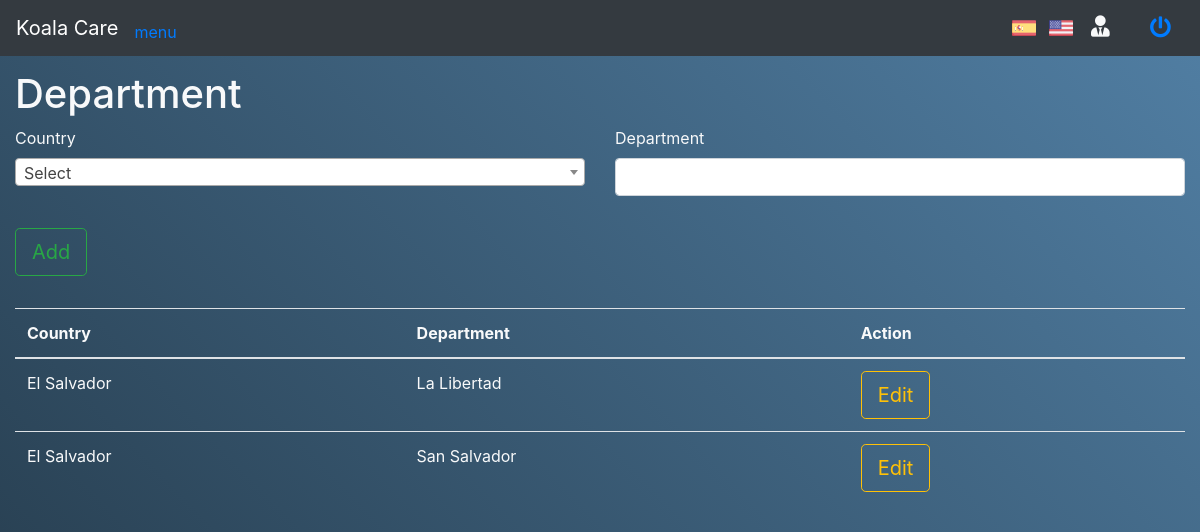
Screenshot of /Koalas_S/index.php/departamento with the database file from the repository.
### tables this page shows
CREATE TABLE `tbdepartamentos` (
  `ID_Departamento` int(11) NOT NULL,
  `ID_Pais` int(11) NOT NULL,
  `Departamento` varchar(50) NOT NULL
);

CREATE TABLE `tbpaises` (
  `ID_Pais` int(11) NOT NULL,
  `Pais` varchar(50) NOT NULL,
  `Nacionalidad` varchar(50) NOT NULL
);

### Koalas_S/application/controllers/Departamento.php (called while the page is built, shortened)
<?php
class Departamento extends CI_Controller {
	public function __construct(){
		$this->load->model("Departamento_model");
		$this->load->model("tbpaises_model");
	}
	public function index()
	{
		$data["listDepartamento"] = $this->Departamento_model->select_tbdepartamentos_all_join();
		$data["listPaises"] = $this->tbpaises_model->select_tbpaises_all();
		$this->load->view("Format/header");
		$this->load->view('Departamentos/DepartamentoView', $data);
		$this->load->view("Format/footer");
	}
}

### Koalas_S/index.php (called while the page is built, shortened)
<?php
require_once BASEPATH.'core/CodeIgniter.php';

### Koalas_S/application/models/Departamento_model.php (called while the page is built, shortened)
<?php
class Departamento_model extends CI_Model{
	public function select_tbdepartamentos_all_join(){
		$this->db->select('*');
		$this->db->from("tbdepartamentos");
		$this->db->join("tbpaises", "tbdepartamentos.ID_Pais = tbpaises.ID_Pais");
		$result = $this->db->get();
	    return $result->result();
	}
}

### Koalas_S/application/views/Departamentos/DepartamentoView.php (the view, shortened to what this page needs)
<div class="container-fluid text-light">
  <div class="row">
    <div class="col-lg-12">
      <h1>Department</h1>
    </div>
  </div>
  <div class="row">
    <div class="col-md-12">
      <form action="<?= base_url() ?>index.php/Departamento/newDepartamento" method="POST" id="formDepartamento">
        <div class="row mb-3">
          <div class="col-6">
            <div class="form-group">
              <label for="slcPais">Country</label>
            </div>
          </div>
          <div class="col-6">
            <div class="form-group">
              <label for="txtDepartamento">Department</label>
              <input type="text" id="txtDepartamento" name="txtDepartamento" class="form-control">
            </div>
          </div>
        </div>
        <div class="row mb-3">
          <div class="col-12">
            <div class="form-group text-left" id="btnAdd">
              <button class="btn btn-outline-success btn-lg" type="submit">Add</button>
            </div>
          </div>
        </div>
      </form>
    </div>
    </div>
      <div class="row">
        <div class="col-md-12">
          <table class="table nowrap">
            <thead>
              <tr>
                <th>Country</th>
                <th>Department</th>
                <th>Action</th>
              </tr>
            </thead>
            <tbody>
              <?php foreach ($listDepartamento as $key_departamento => $departamento): ?>
                <tr>
                  <td><?= $departamento->Pais ?></td>
                  <td><?= $departamento->Departamento ?></td>
                  <td>
                    <button class="btn btn-outline-warning btn-lg" type="button" onclick="ChargeDepartamento('<?= $departamento->ID_Departamento ?>','<?= $departamento->ID_Pais ?>', '<?= $departamento->Departamento ?>')">Edit</button>
                  </td>
                </tr>
              <?php endforeach ?>
            </tbody>
          </table>
        </div>
      </div>
  </div>

### Koalas_S/assets/template/demo.css (style rules this page uses)
html,body,div,span,header,ul,li,a { margin:0;padding:0;border:0;font-size:100%;font:inherit;vertical-align:baseline }
html { height:100% }
body { font-family:'Raleway', sans-serif;text-align:center;color:#fffce1 }
h1,h2,h3,h4,h5,h6 { margin:0 }

### rows the page displays
tbdepartamentos: ID_Pais.Pais "El Salvador", Departamento "La Libertad"
tbdepartamentos: ID_Pais.Pais "El Salvador", Departamento "San Salvador"
